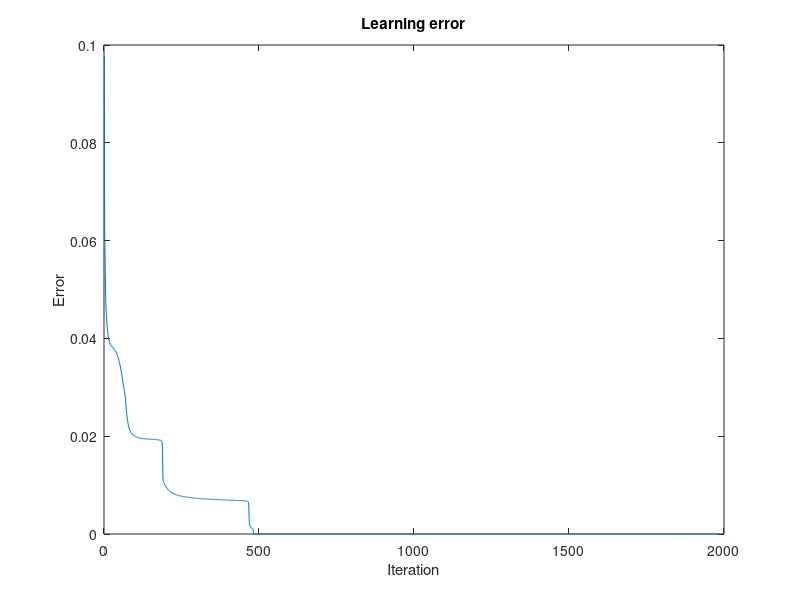

Write the MATLAB code that produced this figure.
fileID = fopen('training-erros.txt','r');
formatSpec = '%f';
A =(fscanf(fileID,formatSpec))';
B = 1: size(A,2);
figure % new figure
ax1 = subplot(1,1,1); % top subplot
plot(ax1,B,A);
title(ax1,'Learning error')
xlabel(ax1,'Iteration')
ylabel(ax1,'Error')
fclose(fileID);